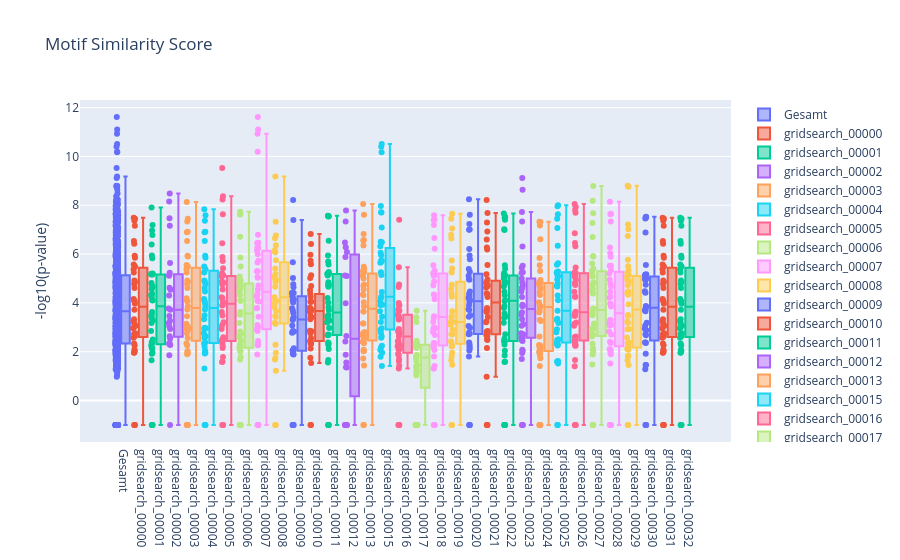

Notebook code cell kept with this figure:
### Code cell
plotting.boxplotNumColumn(df_flat, column="ppval", byColumn="grid", title="Motif Similarity Score", label="Grid", ylab="-log10(p-value)")
